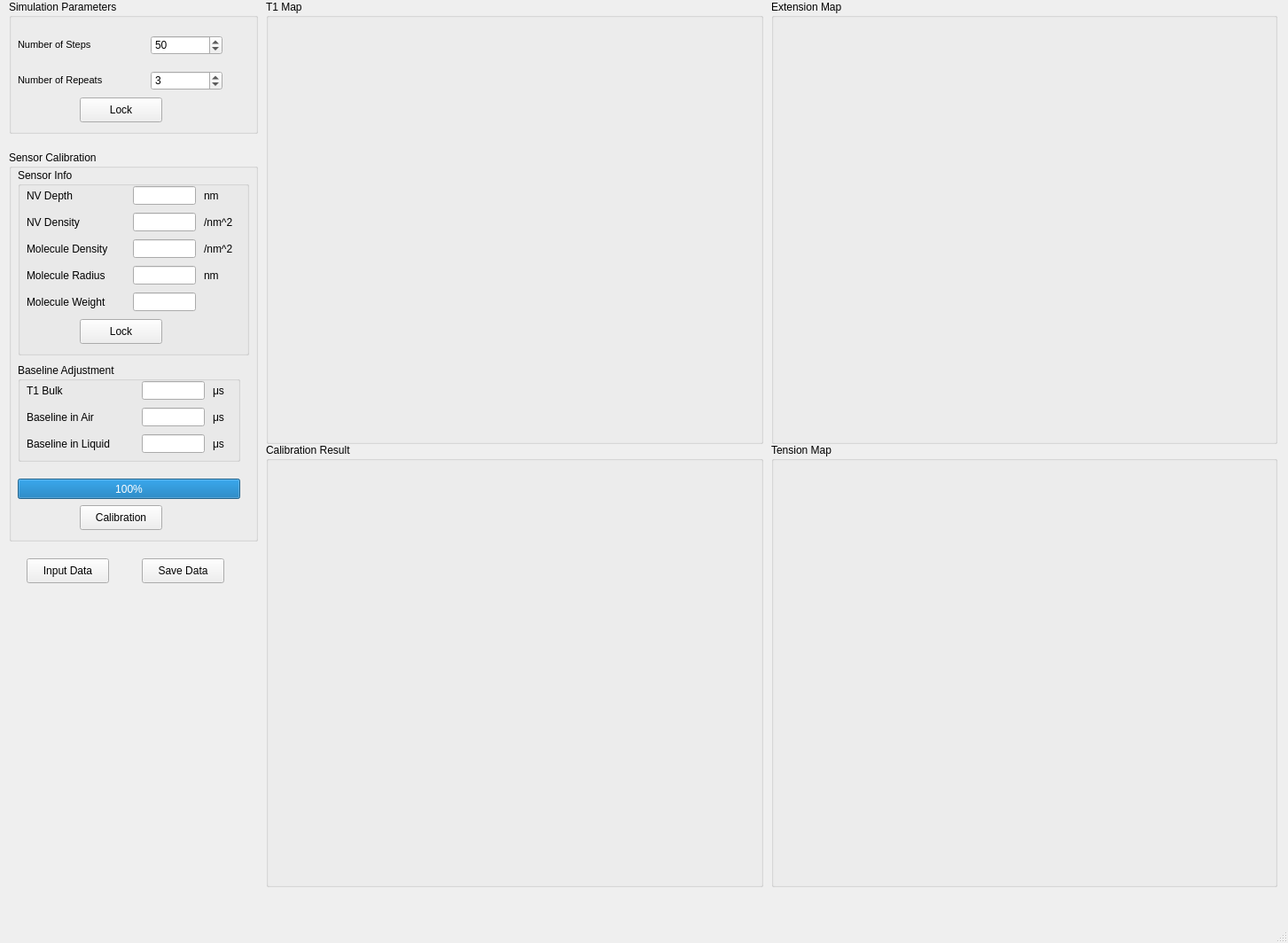
<?xml version="1.0" encoding="UTF-8"?>
<ui version="4.0">
 <class>simulation_dp</class>
 <widget class="QMainWindow" name="simulation_dp">
  <property name="geometry">
   <rect>
    <x>0</x>
    <y>0</y>
    <width>1453</width>
    <height>1064</height>
   </rect>
  </property>
  <property name="windowTitle">
   <string>simulation_dp</string>
  </property>
  <widget class="QWidget" name="centralwidget">
   <widget class="QGroupBox" name="groupBoxSimParam">
    <property name="geometry">
     <rect>
      <x>10</x>
      <y>0</y>
      <width>281</width>
      <height>151</height>
     </rect>
    </property>
    <property name="title">
     <string>Simulation Parameters</string>
    </property>
    <widget class="QLabel" name="label">
     <property name="geometry">
      <rect>
       <x>10</x>
       <y>40</y>
       <width>121</width>
       <height>20</height>
      </rect>
     </property>
     <property name="font">
      <font>
       <pointsize>8</pointsize>
      </font>
     </property>
     <property name="text">
      <string>Number of Steps</string>
     </property>
    </widget>
    <widget class="QLabel" name="label_2">
     <property name="geometry">
      <rect>
       <x>10</x>
       <y>80</y>
       <width>121</width>
       <height>21</height>
      </rect>
     </property>
     <property name="font">
      <font>
       <pointsize>8</pointsize>
      </font>
     </property>
     <property name="text">
      <string>Number of Repeats</string>
     </property>
    </widget>
    <widget class="QSpinBox" name="sbSimParamStep">
     <property name="geometry">
      <rect>
       <x>160</x>
       <y>40</y>
       <width>81</width>
       <height>22</height>
      </rect>
     </property>
     <property name="maximum">
      <number>1000</number>
     </property>
     <property name="value">
      <number>50</number>
     </property>
    </widget>
    <widget class="QSpinBox" name="sbSimParamRepeat">
     <property name="geometry">
      <rect>
       <x>160</x>
       <y>80</y>
       <width>81</width>
       <height>22</height>
      </rect>
     </property>
     <property name="value">
      <number>3</number>
     </property>
    </widget>
    <widget class="QPushButton" name="pbSimParamLock">
     <property name="geometry">
      <rect>
       <x>80</x>
       <y>110</y>
       <width>93</width>
       <height>28</height>
      </rect>
     </property>
     <property name="text">
      <string>Lock</string>
     </property>
    </widget>
   </widget>
   <widget class="QGroupBox" name="groupBox_2">
    <property name="geometry">
     <rect>
      <x>10</x>
      <y>170</y>
      <width>281</width>
      <height>441</height>
     </rect>
    </property>
    <property name="title">
     <string>Sensor Calibration</string>
    </property>
    <widget class="QGroupBox" name="groupBox_3">
     <property name="geometry">
      <rect>
       <x>10</x>
       <y>20</y>
       <width>261</width>
       <height>211</height>
      </rect>
     </property>
     <property name="title">
      <string>Sensor Info</string>
     </property>
     <widget class="QLabel" name="label_7">
      <property name="geometry">
       <rect>
        <x>10</x>
        <y>140</y>
        <width>121</width>
        <height>21</height>
       </rect>
      </property>
      <property name="text">
       <string>Molecule Weight</string>
      </property>
     </widget>
     <widget class="QLabel" name="label_5">
      <property name="geometry">
       <rect>
        <x>10</x>
        <y>80</y>
        <width>121</width>
        <height>21</height>
       </rect>
      </property>
      <property name="text">
       <string>Molecule Density</string>
      </property>
     </widget>
     <widget class="QLabel" name="label_4">
      <property name="geometry">
       <rect>
        <x>10</x>
        <y>50</y>
        <width>101</width>
        <height>21</height>
       </rect>
      </property>
      <property name="text">
       <string>NV Density</string>
      </property>
     </widget>
     <widget class="QLabel" name="label_6">
      <property name="geometry">
       <rect>
        <x>10</x>
        <y>110</y>
        <width>121</width>
        <height>21</height>
       </rect>
      </property>
      <property name="text">
       <string>Molecule Radius</string>
      </property>
     </widget>
     <widget class="QLabel" name="label_3">
      <property name="geometry">
       <rect>
        <x>10</x>
        <y>20</y>
        <width>91</width>
        <height>21</height>
       </rect>
      </property>
      <property name="text">
       <string>NV Depth</string>
      </property>
     </widget>
     <widget class="QPushButton" name="pbSensorInfoLock">
      <property name="geometry">
       <rect>
        <x>70</x>
        <y>170</y>
        <width>93</width>
        <height>28</height>
       </rect>
      </property>
      <property name="text">
       <string>Lock</string>
      </property>
     </widget>
     <widget class="QLineEdit" name="leNVDepth">
      <property name="geometry">
       <rect>
        <x>130</x>
        <y>20</y>
        <width>71</width>
        <height>21</height>
       </rect>
      </property>
     </widget>
     <widget class="QLineEdit" name="leNVDensity">
      <property name="geometry">
       <rect>
        <x>130</x>
        <y>50</y>
        <width>71</width>
        <height>21</height>
       </rect>
      </property>
     </widget>
     <widget class="QLineEdit" name="leMolDensity">
      <property name="geometry">
       <rect>
        <x>130</x>
        <y>80</y>
        <width>71</width>
        <height>21</height>
       </rect>
      </property>
     </widget>
     <widget class="QLineEdit" name="leMolRad">
      <property name="geometry">
       <rect>
        <x>130</x>
        <y>110</y>
        <width>71</width>
        <height>21</height>
       </rect>
      </property>
     </widget>
     <widget class="QLineEdit" name="leMolWei">
      <property name="geometry">
       <rect>
        <x>130</x>
        <y>140</y>
        <width>71</width>
        <height>21</height>
       </rect>
      </property>
     </widget>
     <widget class="QLabel" name="label_11">
      <property name="geometry">
       <rect>
        <x>210</x>
        <y>20</y>
        <width>31</width>
        <height>21</height>
       </rect>
      </property>
      <property name="text">
       <string>nm</string>
      </property>
     </widget>
     <widget class="QLabel" name="label_12">
      <property name="geometry">
       <rect>
        <x>210</x>
        <y>110</y>
        <width>31</width>
        <height>21</height>
       </rect>
      </property>
      <property name="text">
       <string>nm</string>
      </property>
     </widget>
     <widget class="QLabel" name="label_13">
      <property name="geometry">
       <rect>
        <x>210</x>
        <y>50</y>
        <width>51</width>
        <height>21</height>
       </rect>
      </property>
      <property name="text">
       <string>/nm^2</string>
      </property>
     </widget>
     <widget class="QLabel" name="label_14">
      <property name="geometry">
       <rect>
        <x>210</x>
        <y>80</y>
        <width>51</width>
        <height>21</height>
       </rect>
      </property>
      <property name="text">
       <string>/nm^2</string>
      </property>
     </widget>
    </widget>
    <widget class="QGroupBox" name="groupBox_4">
     <property name="geometry">
      <rect>
       <x>10</x>
       <y>240</y>
       <width>251</width>
       <height>111</height>
      </rect>
     </property>
     <property name="title">
      <string>Baseline Adjustment</string>
     </property>
     <widget class="QLabel" name="label_8">
      <property name="geometry">
       <rect>
        <x>10</x>
        <y>20</y>
        <width>55</width>
        <height>21</height>
       </rect>
      </property>
      <property name="text">
       <string>T1 Bulk</string>
      </property>
     </widget>
     <widget class="QLabel" name="label_9">
      <property name="geometry">
       <rect>
        <x>10</x>
        <y>50</y>
        <width>111</width>
        <height>21</height>
       </rect>
      </property>
      <property name="text">
       <string>Baseline in Air</string>
      </property>
     </widget>
     <widget class="QLabel" name="label_10">
      <property name="geometry">
       <rect>
        <x>10</x>
        <y>80</y>
        <width>121</width>
        <height>21</height>
       </rect>
      </property>
      <property name="text">
       <string>Baseline in Liquid</string>
      </property>
     </widget>
     <widget class="QLineEdit" name="leT1Bulk">
      <property name="geometry">
       <rect>
        <x>140</x>
        <y>20</y>
        <width>71</width>
        <height>21</height>
       </rect>
      </property>
     </widget>
     <widget class="QLineEdit" name="leBaselineAir">
      <property name="geometry">
       <rect>
        <x>140</x>
        <y>50</y>
        <width>71</width>
        <height>21</height>
       </rect>
      </property>
     </widget>
     <widget class="QLineEdit" name="leBaselineLiq">
      <property name="geometry">
       <rect>
        <x>140</x>
        <y>80</y>
        <width>71</width>
        <height>21</height>
       </rect>
      </property>
     </widget>
     <widget class="QLabel" name="label_15">
      <property name="geometry">
       <rect>
        <x>220</x>
        <y>20</y>
        <width>31</width>
        <height>21</height>
       </rect>
      </property>
      <property name="text">
       <string>μs</string>
      </property>
     </widget>
     <widget class="QLabel" name="label_16">
      <property name="geometry">
       <rect>
        <x>220</x>
        <y>50</y>
        <width>41</width>
        <height>21</height>
       </rect>
      </property>
      <property name="text">
       <string>μs</string>
      </property>
     </widget>
     <widget class="QLabel" name="label_17">
      <property name="geometry">
       <rect>
        <x>220</x>
        <y>80</y>
        <width>31</width>
        <height>21</height>
       </rect>
      </property>
      <property name="text">
       <string>μs</string>
      </property>
     </widget>
    </widget>
    <widget class="QProgressBar" name="progressBar">
     <property name="geometry">
      <rect>
       <x>10</x>
       <y>370</y>
       <width>251</width>
       <height>23</height>
      </rect>
     </property>
     <property name="value">
      <number>100</number>
     </property>
    </widget>
    <widget class="QPushButton" name="pbCali">
     <property name="geometry">
      <rect>
       <x>80</x>
       <y>400</y>
       <width>93</width>
       <height>28</height>
      </rect>
     </property>
     <property name="text">
      <string>Calibration</string>
     </property>
    </widget>
   </widget>
   <widget class="QGroupBox" name="groupBox_5">
    <property name="geometry">
     <rect>
      <x>300</x>
      <y>500</y>
      <width>561</width>
      <height>501</height>
     </rect>
    </property>
    <property name="title">
     <string>Calibration Result</string>
    </property>
    <widget class="QWidget" name="w_figure_cali" native="true">
     <property name="geometry">
      <rect>
       <x>10</x>
       <y>20</y>
       <width>541</width>
       <height>421</height>
      </rect>
     </property>
    </widget>
    <widget class="QWidget" name="w_toolbar_cali" native="true">
     <property name="geometry">
      <rect>
       <x>10</x>
       <y>450</y>
       <width>541</width>
       <height>41</height>
      </rect>
     </property>
    </widget>
   </widget>
   <widget class="QGroupBox" name="groupBox_6">
    <property name="geometry">
     <rect>
      <x>300</x>
      <y>0</y>
      <width>561</width>
      <height>501</height>
     </rect>
    </property>
    <property name="title">
     <string>T1 Map</string>
    </property>
    <widget class="QWidget" name="w_figure_T1" native="true">
     <property name="geometry">
      <rect>
       <x>10</x>
       <y>20</y>
       <width>541</width>
       <height>421</height>
      </rect>
     </property>
    </widget>
    <widget class="QWidget" name="w_toolbar_T1" native="true">
     <property name="geometry">
      <rect>
       <x>10</x>
       <y>450</y>
       <width>541</width>
       <height>41</height>
      </rect>
     </property>
    </widget>
   </widget>
   <widget class="QGroupBox" name="groupBox_7">
    <property name="geometry">
     <rect>
      <x>870</x>
      <y>0</y>
      <width>571</width>
      <height>501</height>
     </rect>
    </property>
    <property name="title">
     <string>Extension Map</string>
    </property>
    <widget class="QWidget" name="w_figure_extension" native="true">
     <property name="geometry">
      <rect>
       <x>10</x>
       <y>20</y>
       <width>551</width>
       <height>421</height>
      </rect>
     </property>
    </widget>
    <widget class="QWidget" name="w_toolbar_extension" native="true">
     <property name="geometry">
      <rect>
       <x>10</x>
       <y>450</y>
       <width>551</width>
       <height>41</height>
      </rect>
     </property>
    </widget>
   </widget>
   <widget class="QPushButton" name="pbInputData">
    <property name="geometry">
     <rect>
      <x>30</x>
      <y>630</y>
      <width>93</width>
      <height>28</height>
     </rect>
    </property>
    <property name="text">
     <string>Input Data</string>
    </property>
   </widget>
   <widget class="QPushButton" name="pbSaveData">
    <property name="geometry">
     <rect>
      <x>160</x>
      <y>630</y>
      <width>93</width>
      <height>28</height>
     </rect>
    </property>
    <property name="text">
     <string>Save Data</string>
    </property>
   </widget>
   <widget class="QGroupBox" name="groupBox_8">
    <property name="geometry">
     <rect>
      <x>870</x>
      <y>500</y>
      <width>571</width>
      <height>501</height>
     </rect>
    </property>
    <property name="title">
     <string>Tension Map</string>
    </property>
    <widget class="QWidget" name="w_figure_tension" native="true">
     <property name="geometry">
      <rect>
       <x>10</x>
       <y>20</y>
       <width>551</width>
       <height>421</height>
      </rect>
     </property>
    </widget>
    <widget class="QWidget" name="w_toolbar_tension" native="true">
     <property name="geometry">
      <rect>
       <x>10</x>
       <y>450</y>
       <width>551</width>
       <height>41</height>
      </rect>
     </property>
    </widget>
   </widget>
  </widget>
  <widget class="QMenuBar" name="menubar">
   <property name="geometry">
    <rect>
     <x>0</x>
     <y>0</y>
     <width>1453</width>
     <height>26</height>
    </rect>
   </property>
  </widget>
  <widget class="QStatusBar" name="statusbar"/>
 </widget>
 <resources/>
 <connections/>
</ui>
